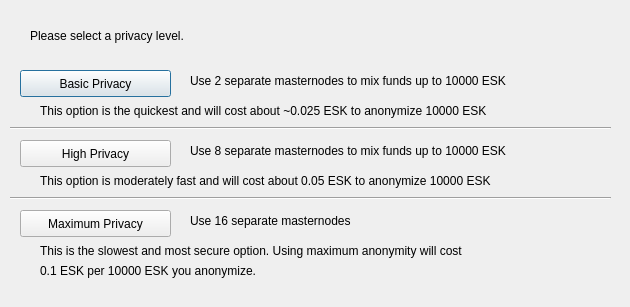
<?xml version="1.0" encoding="UTF-8"?>
<ui version="4.0">
 <class>ObfuscationConfig</class>
 <widget class="QDialog" name="ObfuscationConfig">
  <property name="geometry">
   <rect>
    <x>0</x>
    <y>0</y>
    <width>630</width>
    <height>307</height>
   </rect>
  </property>
  <property name="windowTitle">
   <string>Configure Obfuscation</string>
  </property>
  <widget class="QPushButton" name="buttonBasic">
   <property name="geometry">
    <rect>
     <x>20</x>
     <y>70</y>
     <width>151</width>
     <height>27</height>
    </rect>
   </property>
   <property name="text">
    <string>Basic Privacy</string>
   </property>
  </widget>
  <widget class="QPushButton" name="buttonHigh">
   <property name="geometry">
    <rect>
     <x>20</x>
     <y>140</y>
     <width>151</width>
     <height>27</height>
    </rect>
   </property>
   <property name="text">
    <string>High Privacy</string>
   </property>
  </widget>
  <widget class="QPushButton" name="buttonMax">
   <property name="geometry">
    <rect>
     <x>20</x>
     <y>210</y>
     <width>151</width>
     <height>27</height>
    </rect>
   </property>
   <property name="text">
    <string>Maximum Privacy</string>
   </property>
  </widget>
  <widget class="QLabel" name="label">
   <property name="geometry">
    <rect>
     <x>30</x>
     <y>20</y>
     <width>571</width>
     <height>31</height>
    </rect>
   </property>
   <property name="text">
    <string>Please select a privacy level.</string>
   </property>
  </widget>
  <widget class="QLabel" name="label_2">
   <property name="geometry">
    <rect>
     <x>190</x>
     <y>70</y>
     <width>421</width>
     <height>21</height>
    </rect>
   </property>
   <property name="text">
    <string>Use 2 separate masternodes to mix funds up to 10000 ESK</string>
   </property>
  </widget>
  <widget class="QLabel" name="label_3">
   <property name="geometry">
    <rect>
     <x>190</x>
     <y>140</y>
     <width>411</width>
     <height>21</height>
    </rect>
   </property>
   <property name="text">
    <string>Use 8 separate masternodes to mix funds up to 10000 ESK</string>
   </property>
  </widget>
  <widget class="QLabel" name="label_4">
   <property name="geometry">
    <rect>
     <x>190</x>
     <y>210</y>
     <width>421</width>
     <height>21</height>
    </rect>
   </property>
   <property name="text">
    <string>Use 16 separate masternodes</string>
   </property>
  </widget>
  <widget class="QLabel" name="label_6">
   <property name="geometry">
    <rect>
     <x>40</x>
     <y>100</y>
     <width>561</width>
     <height>21</height>
    </rect>
   </property>
   <property name="text">
    <string>This option is the quickest and will cost about ~0.025 ESK to anonymize 10000 ESK</string>
   </property>
  </widget>
  <widget class="QLabel" name="label_7">
   <property name="geometry">
    <rect>
     <x>40</x>
     <y>170</y>
     <width>561</width>
     <height>21</height>
    </rect>
   </property>
   <property name="text">
    <string>This option is moderately fast and will cost about 0.05 ESK to anonymize 10000 ESK</string>
   </property>
  </widget>
  <widget class="QLabel" name="label_8">
   <property name="geometry">
    <rect>
     <x>40</x>
     <y>240</y>
     <width>561</width>
     <height>21</height>
    </rect>
   </property>
   <property name="text">
    <string>This is the slowest and most secure option. Using maximum anonymity will cost</string>
   </property>
  </widget>
  <widget class="QLabel" name="label_9">
   <property name="geometry">
    <rect>
     <x>40</x>
     <y>260</y>
     <width>561</width>
     <height>21</height>
    </rect>
   </property>
   <property name="text">
    <string>0.1 ESK per 10000 ESK you anonymize.</string>
   </property>
  </widget>
  <widget class="Line" name="line">
   <property name="geometry">
    <rect>
     <x>10</x>
     <y>120</y>
     <width>601</width>
     <height>16</height>
    </rect>
   </property>
   <property name="orientation">
    <enum>Qt::Horizontal</enum>
   </property>
  </widget>
  <widget class="Line" name="line_2">
   <property name="geometry">
    <rect>
     <x>10</x>
     <y>190</y>
     <width>601</width>
     <height>16</height>
    </rect>
   </property>
   <property name="orientation">
    <enum>Qt::Horizontal</enum>
   </property>
  </widget>
 </widget>
 <resources/>
 <connections/>
</ui>
